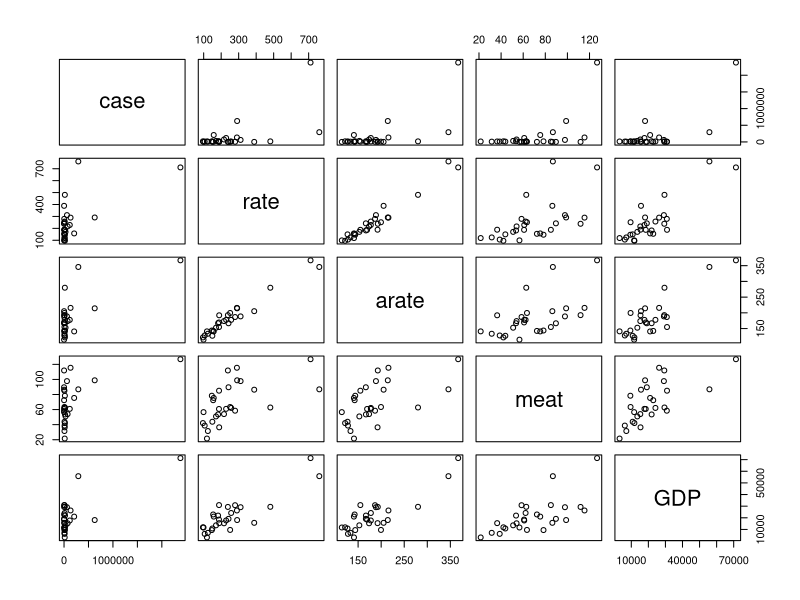

Source code (R): (Note: this script raises an error after producing the figure.)
america <- read.csv("cancerdata.csv")
daticanc <- america[, c(3, 4, 5, 7, 8)]
cor(daticanc)
pairs(daticanc)

plot(america$GDP, america$arate, lab=america$Code)
#voglio analizzare arate e meat ma senza la dipendenza da GDP
#guardo i resitui

mod1 <- lm(arate ~ GDP, data = daticanc)
resarate <- mod1$residuals
mod2 <- lm(meat ~ GDP, data = daticanc)
resmeat <- mod2$residuals

#ora che ho tolto la dipendenza calcolo la correlaizone
cor(resarate, resmeat)
#pochissima correlazione quindi il problema era il GDP